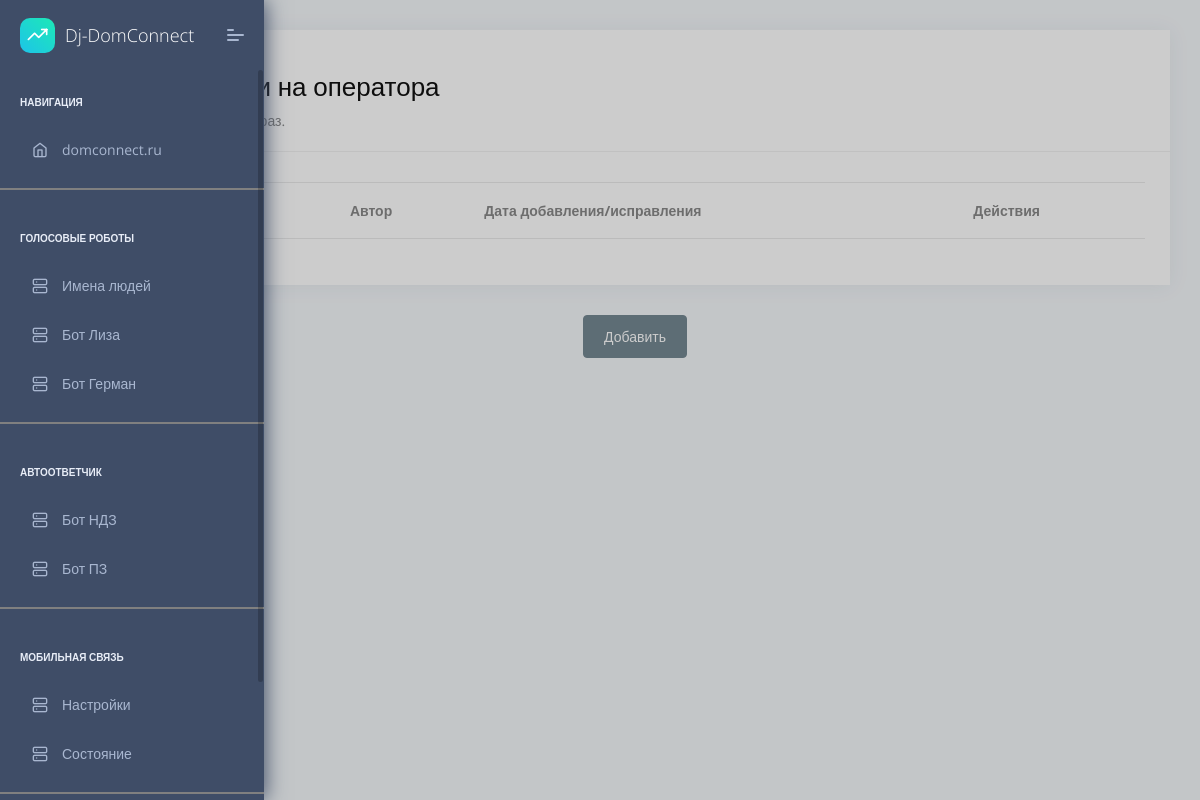
/lizaphrases/1 (signed in), run on an earlier commit of the app's database.
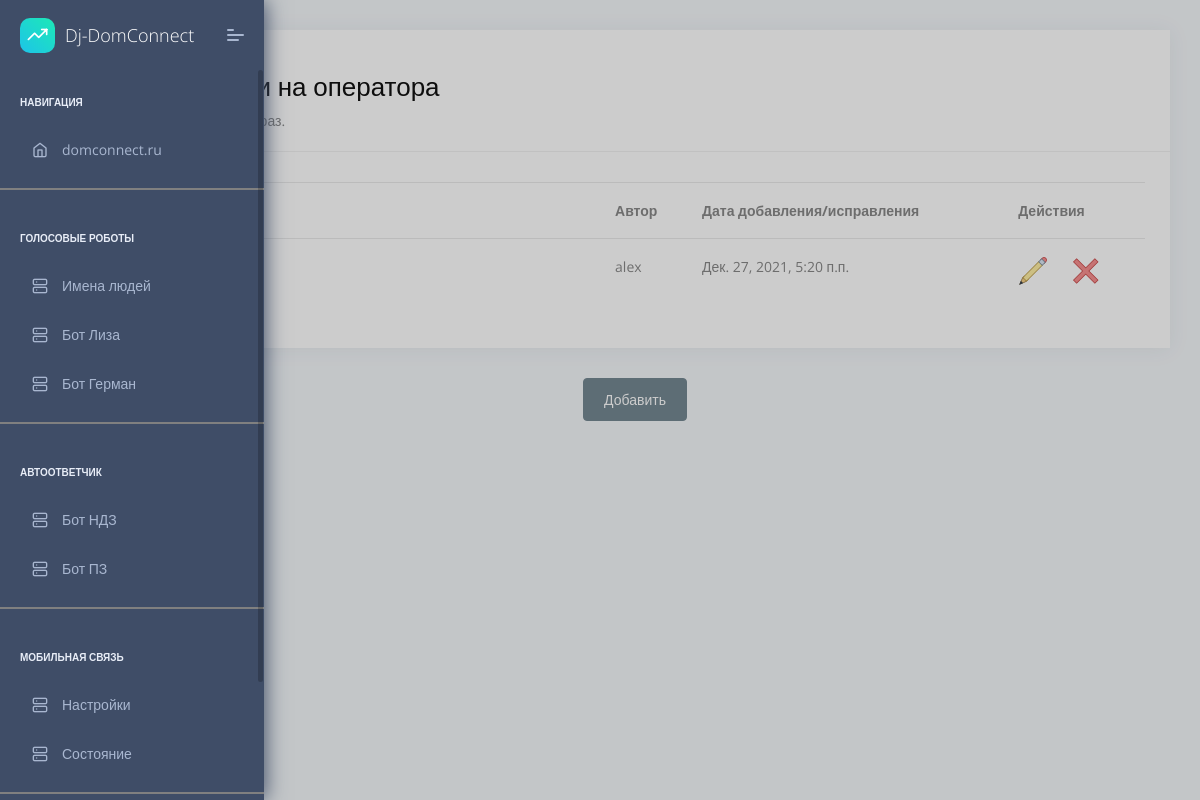
And on a later commit of the database.
### app/models.py (models this page shows, shortened)
class LizaGroupPhrase(models.Model):
    text = models.CharField(
        unique = True,  # Если True, это поле должно быть уникальным во всей таблице.
        verbose_name = 'Название группы',  # Удобочитаемое имя поля
        max_length = 200,
        help_text = 'Дайте короткое название группе',  # Дополнительный текст «справки», отображаемый в виджете формы.
        blank = False,  # Если True, поле может быть пустым. По умолчанию False.
    )
    num_group = models.IntegerField(
        unique = True,  # Если True, это поле должно быть уникальным во всей таблице.
        blank = False,  # Если True, поле может быть пустым. По умолчанию False.
        verbose_name='номер группы',
        help_text='Укажите номер группы',
    )
    priority = models.IntegerField(
        blank = False,  # Если True, поле может быть пустым. По умолчанию False.
        verbose_name='Приоритет',
        help_text='Укажите приоритет от 0 до 100',
    )

class LizaPhrase(models.Model):
    text = models.CharField(
        unique = True,  # Если True, это поле должно быть уникальным во всей таблице.
        verbose_name = 'Фраза',  # Удобочитаемое имя поля
        max_length = 200,
        help_text = 'Введите текст фразы',  # Дополнительный текст «справки», отображаемый в виджете формы.
        blank = False,  # Если True, поле может быть пустым. По умолчанию False.
    )
    group = models.ForeignKey(
        LizaGroupPhrase,
        on_delete=models.CASCADE,
        verbose_name='Принадлежность фразы к группе',
        )
    pub_date = models.DateTimeField(
        auto_now=True,
        verbose_name='Дата создания/изменения',
        help_text='Текущее время (авто)',
        )
    author = models.ForeignKey(
        User,
        on_delete=models.CASCADE,
        verbose_name='Автор',
        )

### app/views.py (the view, shortened to what this page needs)
# urls.py: path('lizaphrases/<str:id_group>', views.lizaphrases, name='lizaphrases'),
@login_required(login_url="/login/")
def lizaphrases(request, id_group):
    user = request.user
    u_name = user.get_full_name()
    if u_name.strip() == '':
        u_name = user.username
    context = {'u_name': u_name, 'page_title': 'Лиза'}
    group = get_object_or_404(LizaGroupPhrase, id=id_group)
    context['group_name'] = group.text
    form = LizaPhraseForm()
    context['form'] = form
    data = LizaPhrase.objects.filter(group=group.id).order_by('pub_date')
    context['cnt_phrases'] = data.count()
    paginator = Paginator(data, 20)
    page_number = request.GET.get('page')
    page = paginator.get_page(page_number)
    context['page_number'] = page_number
    context['page'] = page
    context['paginator'] = paginator
    return render(request, 'app/PhrasesTable.html', context)

### templates/app/PhrasesTable.html (shortened to what this page needs)
{% extends "app/layouts/base.html" %}
{% block content %}
<div class="pcoded-content">
    <div class="pcoded-inner-content">
        <div class="main-body">
            <div class="page-wrapper">
                <div class="row">
                    <div class="col-xl-12">
                        <div class="card">
                            <div class="card-header">
                                <h5>Фразы группы: </h5>
                                <h3>{{ group_name }}</h3>
                                <span class="d-block m-t-5">Всего в группе: {{ cnt_phrases }} фраз.</span>
                            </div>
                            <div class="card-block table-border-style">
                                <div class="table-responsive">
                                    <table class="table table-hover">
                                        <thead>
                                            <tr>
                                                <th>#</th>
                                                <th>Фраза</th>
                                                <th>Автор</th>
                                                <th>Дата добавления/исправления</th>
                                                <th>Действия</th>
                                            </tr>
                                        </thead>
                                        <tbody>
                                            {% for row in page %}
                                            <tr>
                                                <td><div style="width: 300px; overflow: hidden; text-overflow: ellipsis">{{ row.text }}</div></td>
                                                <td>{{ row.author }}</td>
                                                <td>{{ row.pub_date }}</td>
                                                <td>
                                                    <img src="/static/assets/images/icons8-edit-30.png" alt="Редактировать" title="Редактировать" data-toggle="modal" data-target="#openModalPhrase" onclick="editRowPhrase('{{ row.id }}','{{ row.text }}');"></img>
                                                    <img src="/static/assets/images/icons8-delete-30.png" alt="Удалить" title="Удалить" data-toggle="modal" data-target="#openModaDeletePhrase" onclick="deleteRowPhrase('{{ row.id }}','{{ row.text }}');"></img>
                                                </td>
                                            </tr>
                                            {% endfor %}
                                        </tbody>
                                    </table>
                                </div>
                            </div>
                        </div>
							<div width="200px" align="center">
								<button type="button" class="btn btn-secondary" title="Добавить новое имя" data-toggle="modal" data-target="#openModalPhrase">Добавить</button>
							</div>
                   </div>
                </div>
            </div>
        </div>
    </div>
</div>
{% endblock content %}

### templates/app/layouts/base.html (shortened to what this page needs)
<!DOCTYPE html>
<html lang="ru">
    <head>
        <link rel="stylesheet" href="/static/assets/fonts/fontawesome/css/fontawesome-all.min.css">
        <link rel="stylesheet" href="/static/assets/plugins/animation/css/animate.min.css">
        <link rel="stylesheet" href="/static/assets/css/style.css">
    </head>
    <body>
        {% include 'app/includes/sidebar.html' %}
        <div class="pcoded-main-container">
            <div class="pcoded-wrapper">
                {% block content %}{% endblock content %}
            </div>
        </div>
    </body>
</html>

### templates/app/includes/sidebar.html (shortened to what this page needs)
    <nav class="pcoded-navbar navbar-collapsed">
        <div class="navbar-wrapper">
            <div class="navbar-brand header-logo">
                <a href="{% url 'app:home' %}" class="b-brand">
                    <div class="b-bg">
                        <i class="feather icon-trending-up"></i>
                    </div>
                    <span class="b-title">Dj-DomConnect</span>
                </a>
                <a class="mobile-menu" id="mobile-collapse" href="javascript:"><span></span></a>
            </div>
            <div class="navbar-content scroll-div">
                <ul class="nav pcoded-inner-navbar">
                    <li class="nav-item pcoded-menu-caption">
                        <label>Навигация</label>
                    </li>
                    <li data-username="dashboard Default Ecommerce CRM Analytics Crypto Project"
                        class="nav-item {% if 'index' in segment %} active {% endif %}">
                        <a href="https://domconnect.ru" class="nav-link "><span class="pcoded-micon"><i class="feather icon-home"></i></span><span class="pcoded-mtext">domconnect.ru</span></a>
                    </li>
                    <li><hr style="border: 1px solid gray;"></li>
                    <li class="nav-item pcoded-menu-caption">
                        <label>Голосовые роботы</label>
                    </li>
                    <li data-username="Table bootstrap datatable footable"
                        class="nav-item {% if 'people_names' in segment %} active {% endif %}">
                        <a href="{% url 'app:names' %}" class="nav-link "><span class="pcoded-micon"><i class="feather icon-server"></i></span><span class="pcoded-mtext">Имена людей</span></a>
                    </li>
                    <li data-username="Table bootstrap datatable footable"
                        class="nav-item {% if 'phrasesLiza' in segment %} active {% endif %}">
                        <a href="{% url 'app:lizagroup' %}" class="nav-link "><span class="pcoded-micon"><i class="feather icon-server"></i></span><span class="pcoded-mtext">Бот Лиза</span></a>
                    </li>
                    <li data-username="Table bootstrap datatable footable"
                        class="nav-item {% if 'phrasesGerman' in segment %} active {% endif %}">
                        <a href="{% url 'app:germangroup' %}" class="nav-link "><span class="pcoded-micon"><i class="feather icon-server"></i></span><span class="pcoded-mtext">Бот Герман</span></a>
                    </li>
                    <li><hr style="border: 1px solid gray;"></li>
                    <li class="nav-item pcoded-menu-caption">
                        <label>Автоответчик</label>
                    </li>
                    <li data-username="Table bootstrap datatable footable"
                        class="nav-item {% if 'phrasesNdz' in segment %} active {% endif %}">
                        <a href="{% url 'app:ndzgroup' %}" class="nav-link "><span class="pcoded-micon"><i class="feather icon-server"></i></span><span class="pcoded-mtext">Бот НДЗ</span></a>
                    </li>
                    <li data-username="Table bootstrap datatable footable"
                        class="nav-item {% if 'phrasesPz' in segment %} active {% endif %}">
                        <a href="{% url 'app:pzgroup' %}" class="nav-link "><span class="pcoded-micon"><i class="feather icon-server"></i></span><span class="pcoded-mtext">Бот ПЗ</span></a>
                    </li>
                    <li><hr style="border: 1px solid gray;"></li>
                    <li class="nav-item pcoded-menu-caption">
                        <label>Мобильная связь</label>
                    </li>
                    <li data-username="Table bootstrap datatable footable"
                        class="nav-item {% if 'numsetting' in segment %} active {% endif %}">
                        <a href="{% url 'mobile:numsetting' %}" class="nav-link "><span class="pcoded-micon"><i class="feather icon-server"></i></span><span class="pcoded-mtext">Настройки</span></a>
                    </li>
                    <li data-username="Table bootstrap datatable footable"
                        class="nav-item {% if 'numcondition' in segment %} active {% endif %}">
                        <a href="{% url 'mobile:numcondition' %}" class="nav-link "><span class="pcoded-micon"><i class="feather icon-server"></i></span><span class="pcoded-mtext">Состояние</span></a>
                    </li>
                    <li><hr style="border: 1px solid gray;"></li>
                </ul>
            </div>
        </div>
    </nav>

### templates/app/PhrasesTable.html (style rules this page uses)
table { counter-reset: count; }

What changed in the data, as far as the page shows it:
added LizaPhrase: author "alex", pub_date "Дек. 27, 2021, 5:20 п.п."
